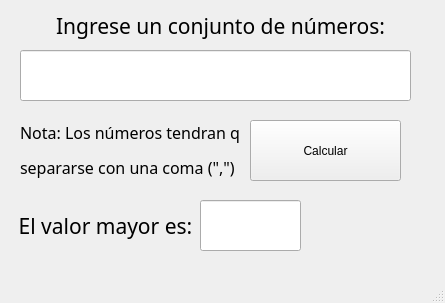
<?xml version="1.0" encoding="UTF-8"?>
<ui version="4.0">
 <class>MainWindow</class>
 <widget class="QMainWindow" name="MainWindow">
  <property name="geometry">
   <rect>
    <x>0</x>
    <y>0</y>
    <width>445</width>
    <height>303</height>
   </rect>
  </property>
  <property name="windowTitle">
   <string>MainWindow</string>
  </property>
  <widget class="QWidget" name="centralwidget">
   <widget class="QLabel" name="label">
    <property name="geometry">
     <rect>
      <x>50</x>
      <y>10</y>
      <width>341</width>
      <height>31</height>
     </rect>
    </property>
    <property name="font">
     <font>
      <family>Franklin Gothic Book</family>
      <pointsize>16</pointsize>
      <weight>50</weight>
      <italic>false</italic>
      <bold>false</bold>
     </font>
    </property>
    <property name="styleSheet">
     <string notr="true">font: 16pt &quot;Franklin Gothic Book&quot;;</string>
    </property>
    <property name="text">
     <string>Ingrese un conjunto de números:</string>
    </property>
    <property name="scaledContents">
     <bool>false</bool>
    </property>
    <property name="alignment">
     <set>Qt::AlignCenter</set>
    </property>
   </widget>
   <widget class="QLineEdit" name="txt_nums">
    <property name="geometry">
     <rect>
      <x>20</x>
      <y>50</y>
      <width>391</width>
      <height>51</height>
     </rect>
    </property>
    <property name="styleSheet">
     <string notr="true">font: 20pt &quot;Franklin Gothic Book&quot;;</string>
    </property>
    <property name="text">
     <string/>
    </property>
   </widget>
   <widget class="QPushButton" name="btn_calc">
    <property name="geometry">
     <rect>
      <x>250</x>
      <y>120</y>
      <width>151</width>
      <height>61</height>
     </rect>
    </property>
    <property name="styleSheet">
     <string notr="true">font: 14pt &quot;Franklin Gothic Book&quot;;</string>
    </property>
    <property name="text">
     <string>Calcular</string>
    </property>
   </widget>
   <widget class="QLabel" name="label_2">
    <property name="geometry">
     <rect>
      <x>20</x>
      <y>120</y>
      <width>221</width>
      <height>61</height>
     </rect>
    </property>
    <property name="font">
     <font>
      <family>Franklin Gothic Book</family>
      <pointsize>16</pointsize>
      <weight>50</weight>
      <italic>false</italic>
      <bold>false</bold>
     </font>
    </property>
    <property name="layoutDirection">
     <enum>Qt::LeftToRight</enum>
    </property>
    <property name="styleSheet">
     <string notr="true">font: 16pt &quot;Franklin Gothic Book&quot;;</string>
    </property>
    <property name="text">
     <string>&lt;html&gt;&lt;head/&gt;&lt;body&gt;&lt;p&gt;&lt;span style=&quot; font-size:12pt;&quot;&gt;Nota: Los números tendran que&lt;/span&gt;&lt;/p&gt;&lt;p&gt;&lt;span style=&quot; font-size:12pt;&quot;&gt;separarse con una coma (&amp;quot;,&amp;quot;)&lt;/span&gt;&lt;/p&gt;&lt;/body&gt;&lt;/html&gt;</string>
    </property>
    <property name="scaledContents">
     <bool>false</bool>
    </property>
    <property name="alignment">
     <set>Qt::AlignLeading|Qt::AlignLeft|Qt::AlignVCenter</set>
    </property>
   </widget>
   <widget class="QLabel" name="label_3">
    <property name="geometry">
     <rect>
      <x>20</x>
      <y>210</y>
      <width>171</width>
      <height>31</height>
     </rect>
    </property>
    <property name="font">
     <font>
      <family>Franklin Gothic Book</family>
      <pointsize>16</pointsize>
      <weight>50</weight>
      <italic>false</italic>
      <bold>false</bold>
     </font>
    </property>
    <property name="styleSheet">
     <string notr="true">font: 16pt &quot;Franklin Gothic Book&quot;;</string>
    </property>
    <property name="text">
     <string>El valor mayor es:</string>
    </property>
    <property name="scaledContents">
     <bool>false</bool>
    </property>
    <property name="alignment">
     <set>Qt::AlignCenter</set>
    </property>
   </widget>
   <widget class="QLineEdit" name="txt_res">
    <property name="geometry">
     <rect>
      <x>200</x>
      <y>200</y>
      <width>101</width>
      <height>51</height>
     </rect>
    </property>
    <property name="contextMenuPolicy">
     <enum>Qt::PreventContextMenu</enum>
    </property>
    <property name="styleSheet">
     <string notr="true">font: 20pt &quot;Franklin Gothic Book&quot;;</string>
    </property>
    <property name="text">
     <string/>
    </property>
    <property name="readOnly">
     <bool>true</bool>
    </property>
   </widget>
  </widget>
  <widget class="QMenuBar" name="menubar">
   <property name="geometry">
    <rect>
     <x>0</x>
     <y>0</y>
     <width>445</width>
     <height>21</height>
    </rect>
   </property>
  </widget>
  <widget class="QStatusBar" name="statusbar"/>
 </widget>
 <resources/>
 <connections/>
</ui>
